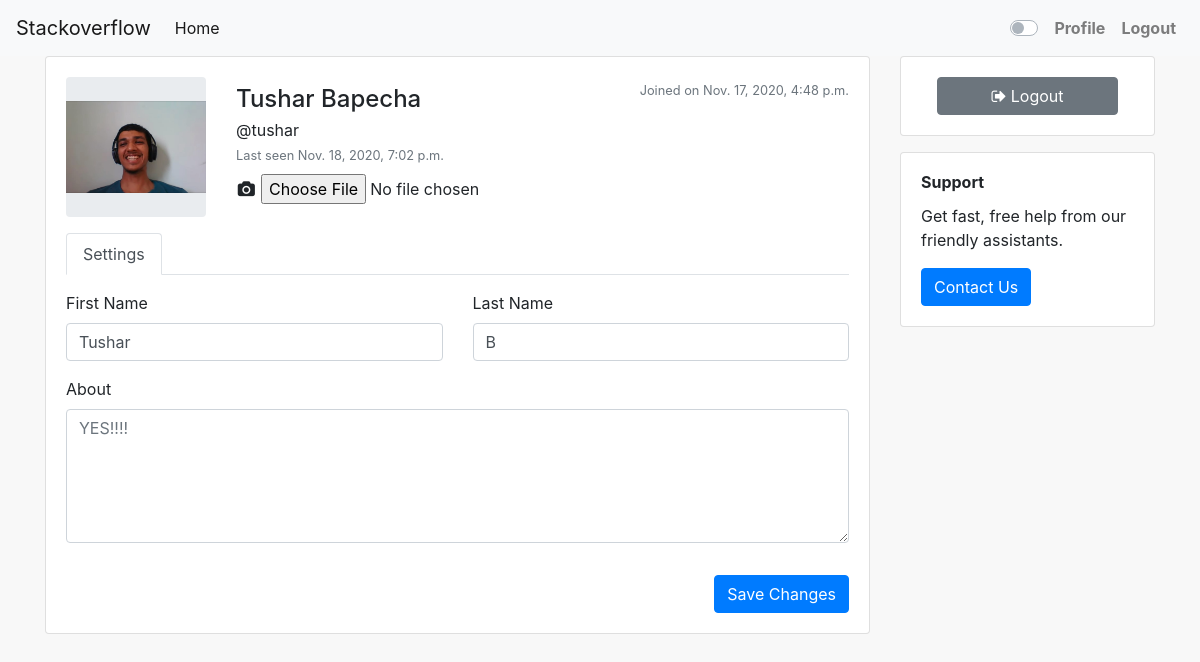
The page /editprofile/ (signed in) on the database as committed earlier.
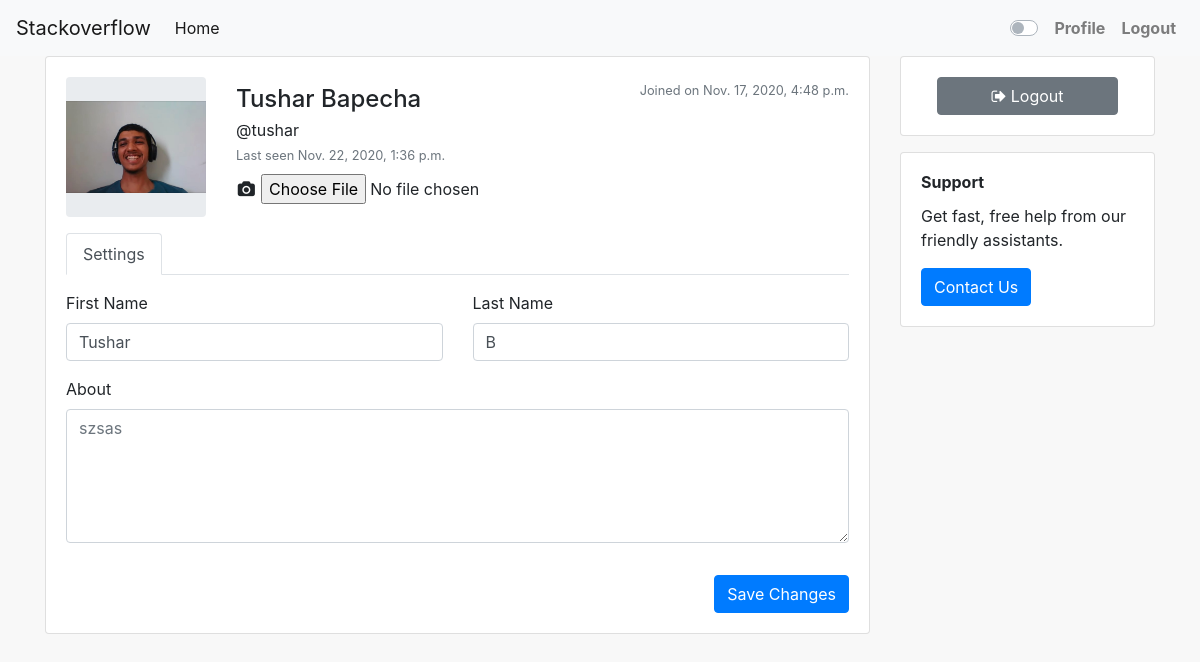
The same page on the database as committed later.
### userauth/models.py (models this page shows)
class StackoverflowUser(AbstractUser):
    email = models.EmailField(verbose_name='email address', max_length=long_len, unique=True)
    name = models.CharField(max_length=long_len)
    reputation_score = models.IntegerField(default=0)
    about_me = models.TextField(default='Apparently, this user prefers to keep an air of mystery about them.')
    ques_asked = models.ManyToManyField('main.Questions', blank = True)
    ans_given = models.ManyToManyField('main.Answer', blank = True)
    profile_pic = models.ImageField(upload_to='user_profile_pic', default='default_image.png',blank=True, null = True)
    date_joined = models.DateTimeField(default = timezone.now)
    USERNAME_FIELD = 'username'
    REQUIRED_FIELDS = [''] # Email & Password are required by default.

### userauth/views.py (the view, shortened to what this page needs)
# urls.py: path('editprofile/', views.editprofile, name = 'name_editprofile'),
@login_required
def editprofile(request):
    user = request.user
    return render(request, 'userauth/editprofile.html', {'user':user})

### userauth/templates/userauth/editprofile.html (shortened to what the changed rows need)
{% extends 'main/base.html' %}
{% block content %}
<div class="container">
<div class="row flex-lg-nowrap">
  <form method = "POST" enctype="multipart/form-data" >
  <div class="col">
    <div class="row">
      <div class="col mb-3">
        <div class="card">
          <div class="card-body">
            <div class="e-profile">
              <div class="row">
                <div class="col-12 col-sm-auto mb-3">
                  <div class="mx-auto" style="width: 140px;">
                    <div class="d-flex justify-content-center align-items-center rounded" style="height: 140px; background-color: rgb(233, 236, 239);">
                      <img style="width: 100%;height: auto;" src = "{{user.profile_pic.url}}">
                    </div>
                  </div>
                </div>
                <div class="col d-flex flex-column flex-sm-row justify-content-between mb-3">
                  <div class="text-center text-sm-left mb-2 mb-sm-0">
                    <h4 class="pt-sm-2 pb-1 mb-0 text-nowrap">{{user.name}}</h4>
                    <p class="mb-0">@{{user.username}}</p>
                    <div class="text-muted"><small>Last seen {{user.last_login}}</small></div>
                    <div class="mt-2">
                      <div>
                      </div>
                    </div>
                  </div>
                  <div class="text-center text-sm-right">
                    <div class="text-muted"><small>Joined on {{user.date_joined}}</small></div>
                  </div>
                </div>
              </div>
              <div class="tab-content pt-3">
                <div class="tab-pane active">
                  <form class="form" novalidate="">
                    <div class="row">
                      <div class="col">
                        <div class="row">
                          <div class="col">
                            <div class="form-group">
                              <label>First Name</label>
                              <input name='firstname' class="form-control" type="text" name="name" placeholder="John Smith" value="{{user.first_name}}">
                            </div>
                          </div>
                          <div class="col">
                            <div class="form-group">
                              <label>Last Name</label>
                              <input name='lastname' class="form-control" type="text" name="username" placeholder="johnny.s" value="{{user.last_name}}">
                            </div>
                          </div>
                        </div>
                        <div class="row">
                          <div class="col mb-3">
                            <div class="form-group">
                              <label>About</label>
                              <textarea name='about' class="form-control" rows="5" placeholder="{{user.about_me}}" value="{{user.about_me}}"></textarea>
                            </div>
                          </div>
                        </div>
                      </div>
                    </div>
                  </form>
                </div>
              </div>
            </div>
          </div>
        </div>
      </div>
    </div>
  </div>
</form>
</div>
</div>
{% endblock %}

Rows that differ between the two databases and show on the page:
changed StackoverflowUser "Tushar Bapecha": last_login "Nov. 18, 2020, 7:02 p.m." → "Nov. 22, 2020, 1:36 p.m."; about "YES!!!!" → "szsas"
